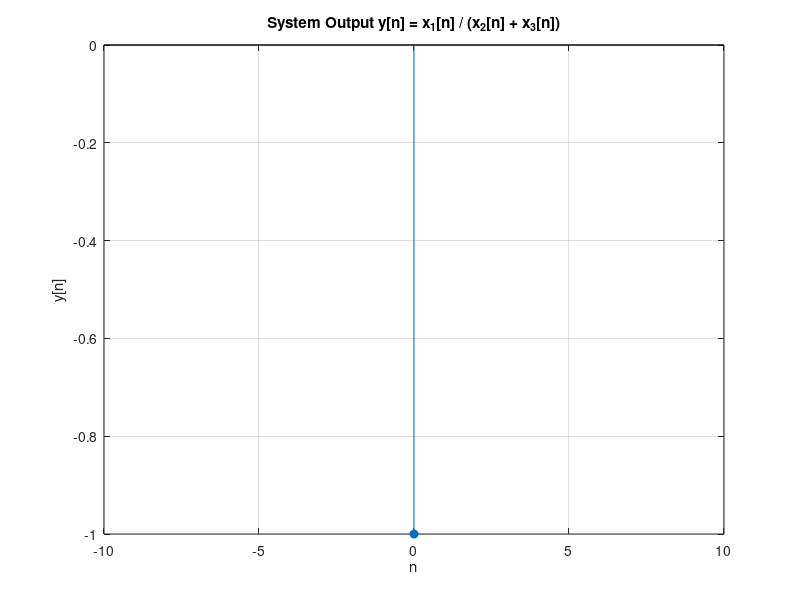

Write the MATLAB code that produced this figure.
n = -10:10; % Discrete time range

% Unit step function
u = @(x) double(x >= 0);

% Define inputs
x1 = u(n);         % x1[n] = u[n]
x2 = -u(n);        % x2[n] = -u[n]
x3 = u(n - 1);     % x3[n] = u[n - 1]

% Compute output y[n]
denominator = x2 + x3;
y = zeros(size(n)); % Initialize

% Avoid division by zero
for i = 1:length(n)
    if denominator(i) ~= 0
        y(i) = x1(i) / denominator(i);
    else
        y(i) = NaN; % or Inf, depending on your preference
    end
end

% Plot the result
figure;
stem(n, y, 'filled');
xlabel('n');
ylabel('y[n]');
title('System Output y[n] = x_1[n] / (x_2[n] + x_3[n])');
grid on;
